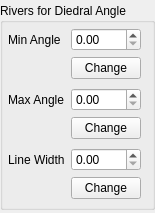
<?xml version="1.0" encoding="UTF-8"?>
<ui version="4.0">
 <class>AngleDiedralConf</class>
 <widget class="QWidget" name="AngleDiedralConf">
  <property name="geometry">
   <rect>
    <x>0</x>
    <y>0</y>
    <width>155</width>
    <height>213</height>
   </rect>
  </property>
  <property name="windowTitle">
   <string>Form</string>
  </property>
  <layout class="QHBoxLayout" name="horizontalLayout">
   <property name="spacing">
    <number>0</number>
   </property>
   <property name="leftMargin">
    <number>0</number>
   </property>
   <property name="topMargin">
    <number>0</number>
   </property>
   <property name="rightMargin">
    <number>0</number>
   </property>
   <property name="bottomMargin">
    <number>0</number>
   </property>
   <item>
    <widget class="QGroupBox" name="groupBox_2">
     <property name="sizePolicy">
      <sizepolicy hsizetype="Expanding" vsizetype="Fixed">
       <horstretch>0</horstretch>
       <verstretch>0</verstretch>
      </sizepolicy>
     </property>
     <property name="minimumSize">
      <size>
       <width>0</width>
       <height>0</height>
      </size>
     </property>
     <property name="maximumSize">
      <size>
       <width>160</width>
       <height>16777215</height>
      </size>
     </property>
     <property name="title">
      <string>Rivers for Diedral Angle</string>
     </property>
     <layout class="QFormLayout" name="formLayout">
      <property name="leftMargin">
       <number>5</number>
      </property>
      <property name="topMargin">
       <number>5</number>
      </property>
      <property name="rightMargin">
       <number>5</number>
      </property>
      <property name="bottomMargin">
       <number>5</number>
      </property>
      <item row="0" column="0">
       <widget class="QLabel" name="label">
        <property name="text">
         <string>Min Angle</string>
        </property>
       </widget>
      </item>
      <item row="0" column="1">
       <widget class="QDoubleSpinBox" name="min_angle_value">
        <property name="maximumSize">
         <size>
          <width>70</width>
          <height>16777215</height>
         </size>
        </property>
       </widget>
      </item>
      <item row="1" column="0">
       <spacer name="horizontalSpacer">
        <property name="orientation">
         <enum>Qt::Horizontal</enum>
        </property>
        <property name="sizeHint" stdset="0">
         <size>
          <width>40</width>
          <height>25</height>
         </size>
        </property>
       </spacer>
      </item>
      <item row="1" column="1">
       <widget class="QPushButton" name="min_angle_button">
        <property name="maximumSize">
         <size>
          <width>70</width>
          <height>16777215</height>
         </size>
        </property>
        <property name="text">
         <string>Change</string>
        </property>
       </widget>
      </item>
      <item row="2" column="0">
       <widget class="QLabel" name="label_2">
        <property name="text">
         <string>Max Angle</string>
        </property>
       </widget>
      </item>
      <item row="2" column="1">
       <widget class="QDoubleSpinBox" name="max_angle_value">
        <property name="maximumSize">
         <size>
          <width>70</width>
          <height>16777215</height>
         </size>
        </property>
       </widget>
      </item>
      <item row="3" column="0">
       <spacer name="horizontalSpacer_2">
        <property name="orientation">
         <enum>Qt::Horizontal</enum>
        </property>
        <property name="sizeHint" stdset="0">
         <size>
          <width>40</width>
          <height>25</height>
         </size>
        </property>
       </spacer>
      </item>
      <item row="3" column="1">
       <widget class="QPushButton" name="max_angle_button">
        <property name="maximumSize">
         <size>
          <width>70</width>
          <height>16777215</height>
         </size>
        </property>
        <property name="text">
         <string>Change</string>
        </property>
       </widget>
      </item>
      <item row="4" column="0">
       <widget class="QLabel" name="label_3">
        <property name="text">
         <string>Line Width</string>
        </property>
       </widget>
      </item>
      <item row="4" column="1">
       <widget class="QDoubleSpinBox" name="line_width_value">
        <property name="maximumSize">
         <size>
          <width>70</width>
          <height>16777215</height>
         </size>
        </property>
       </widget>
      </item>
      <item row="5" column="0">
       <spacer name="horizontalSpacer_3">
        <property name="orientation">
         <enum>Qt::Horizontal</enum>
        </property>
        <property name="sizeHint" stdset="0">
         <size>
          <width>40</width>
          <height>25</height>
         </size>
        </property>
       </spacer>
      </item>
      <item row="5" column="1">
       <widget class="QPushButton" name="line_width_button">
        <property name="maximumSize">
         <size>
          <width>70</width>
          <height>16777215</height>
         </size>
        </property>
        <property name="text">
         <string>Change</string>
        </property>
       </widget>
      </item>
     </layout>
    </widget>
   </item>
  </layout>
 </widget>
 <resources/>
 <connections/>
</ui>
